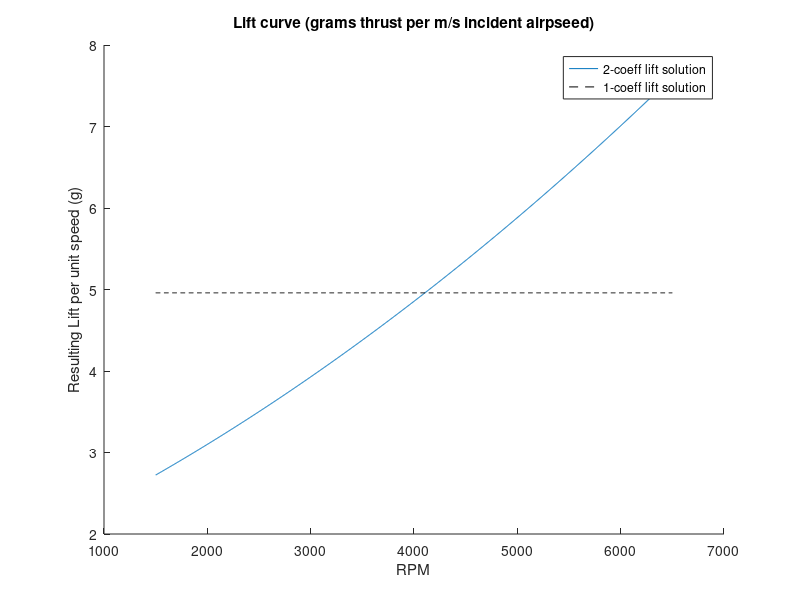
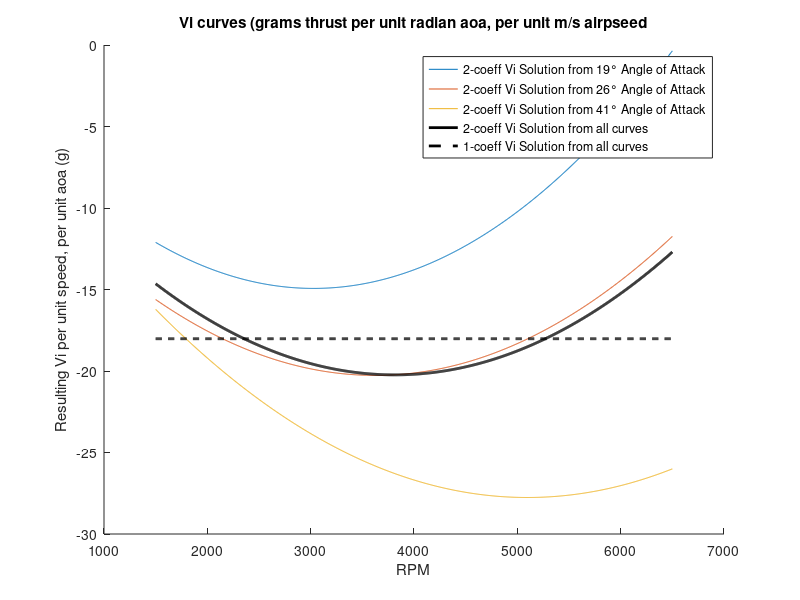
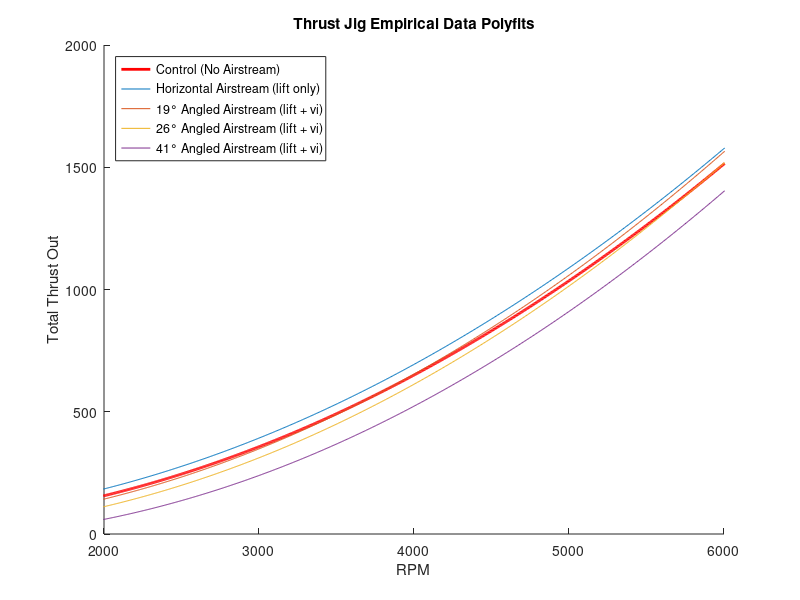
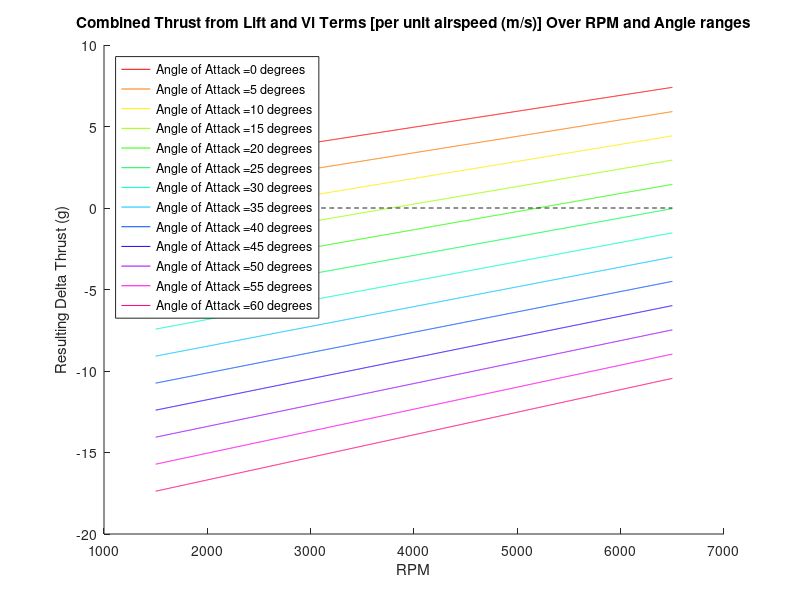

Reproduce these figures in MATLAB, in order.
% bpinkney

function get_vi_from_empirical_curves()
format long g
    close all;
    % You can make the following function call with show_details = 1 for
    % all outputs, plots, etc. Conversely if you're only interested in the resulting
    % delta thrust at a certain rpm, Va(airspeed), and angle of attack, 
    % set show_details = 0

    %(rpm, Airspeed (m/s), aoa(deg), (0 => 'x1*rpm + x0' solution, 1 => 'x0' solution, show_details[outputs coeffs and plots])
    total_added_thrust_for_args = get_lift_and_vi_thrust(4000, 10, 5, 0, 1)      
end

% This function can be used to derive coefficients for induced lift and
% incuded velocity (vi), and will plot the resulting fucntions (show_details = 1)
% The Lift fucntion is per unit speed (in m/s) for the incident airstream
% The Vi function is per unit speed (in m/s), per unit angle (in rads)
% See notes on use below:

    % current code impl. uses a single coeff for 'lift' and 'vi' (try simplified_coeff = 1)
    % lift_estimate = lift_coeff*Va;
    % vi_estimate = vi_coeff*Va*AOA;
    
    % A more precise 2-coeff solution for 'lift' and 'vi' can also be derived here
    % (try simplified_coeff = 0) (this is now rpm dependent)
    % lift_estimate = [lift_coeff(1)*rpm + lift_coeff(0)]*Va;
    % vi_estimate = [vi_coeff(1)*rpm + vi_coeff(0)]*Va*AOA;
 
% The actual output of the function is simply the resulting delta_thrust 
% at the rpm, airspeed, and aoa provided in the function call
% (if you need to do this a lot, you're better off outputting the coeffs
% for lift and vi and making a separate function)

function [added_thrust] = get_lift_and_vi_thrust(rpm, Va, aoa, simplified_coeff, show_details)
    rpm_space = linspace(1500, 6500, 1000);
    
    % This test data was generated with an incident airstream of ~9 m/s on
    % our thrust jig. The resulting polyfits from an RPM sweep of
    % 2000-6000 are found below. Obviously with only one airspeed we are
    % limited in how accurate this can be for the moment.
    %1pin jul31 (black cw prop)
    poly_0mps_0aoa_1pin_july31 = [0.000046242725363  -0.030669770647880  32.807306832951035]; % control
    poly_9mps_0aoa_1pin_july31 = [0.000046690895742  -0.025460538547591  48.494594661078679]; % induced lift only (aoa = 0)
    poly_9mps_19aoa_1pin_july31 = [0.000049851396037  -0.043730440718706  30.781488324981989]; % vi and induced lift (aoa != 0)
    poly_9mps_26aoa_1pin_july31 = [0.000050453275090  -0.052396355625896  14.788619913613051];  % vi and induced lift (aoa != 0)
    poly_9mps_41aoa_1pin_july31 = [0.000051988526332  -0.080444428401102  12.730533311259110];     % vi and induced lift (aoa != 0)
    %end 1pin jul31       
    
    control = poly_0mps_0aoa_1pin_july31;
    lift_curve = [poly_9mps_0aoa_1pin_july31, 9]; % include airspeed as 4th element
    vi_curves = [poly_9mps_19aoa_1pin_july31, 9, 19;  % include airspeed as 4th element, aoa as 5th element
                 poly_9mps_26aoa_1pin_july31, 9, 26;
                 poly_9mps_41aoa_1pin_july31, 9, 41];
   
    % derive lift and vi coeffs based on the empirical curve data
    lift_coeffs = get_lift_coeff(simplified_coeff, show_details);
    vi_coeffs = get_vi_coeff(simplified_coeff, show_details);
    
    %plot the results if required
    if (show_details)        
        figure; hold on;
        plot(rpm_space, polyval(poly_0mps_0aoa_1pin_july31, rpm_space), 'r', 'LineWidth', 2);
        plot(rpm_space, polyval(poly_9mps_0aoa_1pin_july31, rpm_space));
        plot(rpm_space, polyval(poly_9mps_19aoa_1pin_july31, rpm_space));
        plot(rpm_space, polyval(poly_9mps_26aoa_1pin_july31, rpm_space));
        plot(rpm_space, polyval(poly_9mps_41aoa_1pin_july31, rpm_space));
        title('Thrust Jig Empirical Data Polyfits');
        xlabel('RPM'); ylabel('Total Thrust Out'); xlim([2000, 6000]);
        legend('Control (No Airstream)', ...
            'Horizontal Airstream (lift only)', ...
            '19° Angled Airstream (lift + vi)', ...
            '26° Angled Airstream (lift + vi)', ...
            '41° Angled Airstream (lift + vi)', 'Location', 'NorthWest');
        
        lift_coeffs
        vi_coeffs        
        plot_combined_lift_vi()
    end

    if(simplified_coeff)
        added_thrust_lift = (lift_coeffs(1))*Va;
        added_thrust_vi = (vi_coeffs(1))*Va*deg2rad(aoa);
        added_thrust = added_thrust_lift + added_thrust_vi;
    else
        added_thrust_lift = (lift_coeffs(1)*rpm + lift_coeffs(2))*Va;
        added_thrust_vi = (vi_coeffs(1)*rpm + vi_coeffs(2))*Va*deg2rad(aoa);
        added_thrust = added_thrust_lift + added_thrust_vi;
    end    
    
    function [coeff] = get_lift_coeff(linear, plot_me)
        no_zero = 1;
        % get the difference between our 'lift' curve and the 'control'
        diff_poly = (lift_curve(1:3) - control); 
        % derive the lift per unit speed (m/s)
        diff = polyval(diff_poly,rpm_space)/lift_curve(4);
        avg_diff = mean(diff);
        if avg_diff < 0
           disp('No lift (or negative lift) was generated, assuming 0 for lift coeffs'); 
           no_zero = 0;
        end    
        if(plot_me)
            figure; hold on; title('Lift curve (grams thrust per m/s incident airpseed)');
            plot(rpm_space, diff);            
            plot(rpm_space, ones(size(diff))*avg_diff, 'k--');
            legend('2-coeff lift solution', '1-coeff lift solution');
            xlabel('RPM');ylabel('Resulting Lift per unit speed (g)');
        end
        
        if(~linear)
           coeff = polyfit(rpm_space, diff, 1)*no_zero; % 2-coeff solution
        else
           coeff = avg_diff*no_zero; % 1-coeff solution
        end   
    end

    function [coeff] = get_vi_coeff(linear, plot_me)
        diff_poly_wlift = {}; 
        diff_angled = {};
        diff = {};        
        if(plot_me)
            figure; hold on; title('Vi curves (grams thrust per unit radian aoa, per unit m/s airpseed');
            xlabel('RPM');ylabel('Resulting Vi per unit speed, per unit aoa (g)');
            legend_entries = {};
        end
        for i = 1:length(vi_curves(:, 1))
           diff_poly_wlift{i} = vi_curves(i, 1:3) - control;
           % subtract off the lift component based on our earlier calculation
           diff_angled{i} = polyval(diff_poly_wlift{i},rpm_space)/vi_curves(i, 4) - polyval(lift_coeffs, rpm_space); %per unit speed, subtract off lift
           % this should now ideally be the isolated vi component (no lift)
           % get poly in per unit radian:
           diff{i} = diff_angled{i}/deg2rad(vi_curves(i, 5));
           if(plot_me)
                plot(rpm_space, diff{i});
                legend_entries{i} = sprintf('2-coeff Vi Solution from %0.0f° Angle of Attack', vi_curves(i, 5));
           end            
        end   
         
        % average sample sets to produce vi poly (this is now isolated from
        % lift, and is per unit angle (rad), and per unit airspeed (m/s)),
        % ideally these curves would all be the same already... (points to shoddy data)
        sum_diffs = zeros(size(diff{1}));
        for i = 1:length(vi_curves(:, 1))
            sum_diffs = sum_diffs + diff{i};
        end        
        mean_diffs = sum_diffs/length(vi_curves(:, 1));
        avg_mean_diffs = mean(mean_diffs);
        if(plot_me)
            plot(rpm_space, mean_diffs, 'k', 'LineWidth', 2);
            plot(rpm_space, avg_mean_diffs*ones(size(mean_diffs)), 'k--', 'LineWidth', 2);
            legend_entries{length(vi_curves(:, 1)) + 1} = '2-coeff Vi Solution from all curves';
            legend_entries{length(vi_curves(:, 1)) + 2} = '1-coeff Vi Solution from all curves';
            legend(legend_entries);
            
        end  
        if(~linear)
           coeff = polyfit(rpm_space, mean_diffs, 1); 
        else
           coeff = avg_mean_diffs;
        end
    end

    function plot_combined_lift_vi()
        % This figure shows the resulting thrust over a range of RPMs and
        % airstream angles for a 1 m/s incident airstream
        figure; hold on; title('Combined Thrust from Lift and Vi Terms [per unit airspeed (m/s)] Over RPM and Angle ranges');
       
        lift = polyval(lift_coeffs,rpm_space);
        legend_titles = {};
        max_angle = 60;
        inc = 5;
        cmap = hsv(max_angle/inc +1);
        for angle = 0:inc:max_angle
            clear vi;
            vi = polyval(vi_coeffs,rpm_space)*deg2rad(angle);
            plot(rpm_space, lift + vi, 'color', cmap(angle/5 +1, :));
            legend_titles{angle/5 +1} = strcat('Angle of Attack = ', num2str(angle), ' degrees');
        end    
        plot(rpm_space, zeros(size(rpm_space)), 'k--');
        xlabel('RPM');
        ylabel('Resulting Delta Thrust (g)');
        legend(legend_titles, 'Location', 'northwest');        
    end
end
